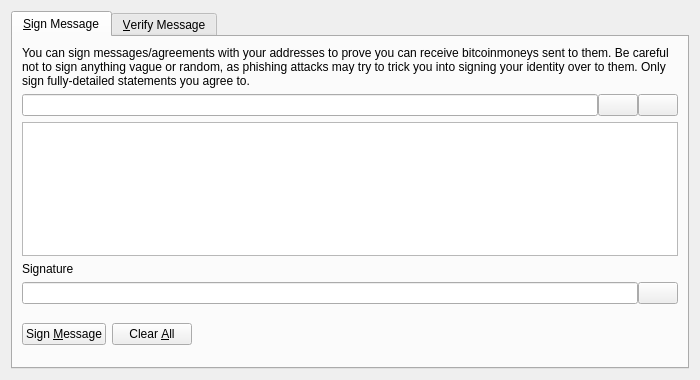
<?xml version="1.0" encoding="UTF-8"?>
<ui version="4.0">
 <class>SignVerifyMessageDialog</class>
 <widget class="QDialog" name="SignVerifyMessageDialog">
  <property name="geometry">
   <rect>
    <x>0</x>
    <y>0</y>
    <width>700</width>
    <height>380</height>
   </rect>
  </property>
  <property name="windowTitle">
   <string>Signatures - Sign / Verify a Message</string>
  </property>
  <property name="modal">
   <bool>true</bool>
  </property>
  <layout class="QVBoxLayout" name="verticalLayout">
   <item>
    <widget class="QTabWidget" name="tabWidget">
     <property name="currentIndex">
      <number>0</number>
     </property>
     <widget class="QWidget" name="tabSignMessage">
      <attribute name="title">
       <string>&amp;Sign Message</string>
      </attribute>
      <layout class="QVBoxLayout" name="verticalLayout_SM">
       <item>
        <widget class="QLabel" name="infoLabel_SM">
         <property name="text">
          <string>You can sign messages/agreements with your addresses to prove you can receive bitcoinmoneys sent to them. Be careful not to sign anything vague or random, as phishing attacks may try to trick you into signing your identity over to them. Only sign fully-detailed statements you agree to.</string>
         </property>
         <property name="textFormat">
          <enum>Qt::PlainText</enum>
         </property>
         <property name="wordWrap">
          <bool>true</bool>
         </property>
        </widget>
       </item>
       <item>
        <layout class="QHBoxLayout" name="horizontalLayout_1_SM">
         <property name="spacing">
          <number>0</number>
         </property>
         <item>
          <widget class="QValidatedLineEdit" name="addressIn_SM">
           <property name="toolTip">
            <string>The BitcoinMoney address to sign the message with</string>
           </property>
          </widget>
         </item>
         <item>
          <widget class="QPushButton" name="addressBookButton_SM">
           <property name="toolTip">
            <string>Choose previously used address</string>
           </property>
           <property name="text">
            <string/>
           </property>
           <property name="icon">
            <iconset resource="../bitcoin.qrc">
             <normaloff>:/icons/address-book</normaloff>:/icons/address-book</iconset>
           </property>
           <property name="shortcut">
            <string>Alt+A</string>
           </property>
           <property name="autoDefault">
            <bool>false</bool>
           </property>
          </widget>
         </item>
         <item>
          <widget class="QPushButton" name="pasteButton_SM">
           <property name="toolTip">
            <string>Paste address from clipboard</string>
           </property>
           <property name="text">
            <string/>
           </property>
           <property name="icon">
            <iconset resource="../bitcoin.qrc">
             <normaloff>:/icons/editpaste</normaloff>:/icons/editpaste</iconset>
           </property>
           <property name="shortcut">
            <string>Alt+P</string>
           </property>
           <property name="autoDefault">
            <bool>false</bool>
           </property>
          </widget>
         </item>
        </layout>
       </item>
       <item>
        <widget class="QPlainTextEdit" name="messageIn_SM">
         <property name="toolTip">
          <string>Enter the message you want to sign here</string>
         </property>
        </widget>
       </item>
       <item>
        <widget class="QLabel" name="signatureLabel_SM">
         <property name="text">
          <string>Signature</string>
         </property>
         <property name="textFormat">
          <enum>Qt::PlainText</enum>
         </property>
        </widget>
       </item>
       <item>
        <layout class="QHBoxLayout" name="horizontalLayout_2_SM">
         <property name="spacing">
          <number>0</number>
         </property>
         <item>
          <widget class="QLineEdit" name="signatureOut_SM">
           <property name="font">
            <font>
             <italic>true</italic>
            </font>
           </property>
           <property name="readOnly">
            <bool>true</bool>
           </property>
          </widget>
         </item>
         <item>
          <widget class="QPushButton" name="copySignatureButton_SM">
           <property name="toolTip">
            <string>Copy the current signature to the system clipboard</string>
           </property>
           <property name="text">
            <string/>
           </property>
           <property name="icon">
            <iconset resource="../bitcoin.qrc">
             <normaloff>:/icons/editcopy</normaloff>:/icons/editcopy</iconset>
           </property>
           <property name="autoDefault">
            <bool>false</bool>
           </property>
          </widget>
         </item>
        </layout>
       </item>
       <item>
        <layout class="QHBoxLayout" name="horizontalLayout_3_SM">
         <item>
          <widget class="QPushButton" name="signMessageButton_SM">
           <property name="toolTip">
            <string>Sign the message to prove you own this BitcoinMoney address</string>
           </property>
           <property name="text">
            <string>Sign &amp;Message</string>
           </property>
           <property name="icon">
            <iconset resource="../bitcoin.qrc">
             <normaloff>:/icons/edit</normaloff>:/icons/edit</iconset>
           </property>
           <property name="autoDefault">
            <bool>false</bool>
           </property>
          </widget>
         </item>
         <item>
          <widget class="QPushButton" name="clearButton_SM">
           <property name="toolTip">
            <string>Reset all sign message fields</string>
           </property>
           <property name="text">
            <string>Clear &amp;All</string>
           </property>
           <property name="icon">
            <iconset resource="../bitcoin.qrc">
             <normaloff>:/icons/remove</normaloff>:/icons/remove</iconset>
           </property>
           <property name="autoDefault">
            <bool>false</bool>
           </property>
          </widget>
         </item>
         <item>
          <spacer name="horizontalSpacer_1_SM">
           <property name="orientation">
            <enum>Qt::Horizontal</enum>
           </property>
           <property name="sizeHint" stdset="0">
            <size>
             <width>40</width>
             <height>48</height>
            </size>
           </property>
          </spacer>
         </item>
         <item>
          <widget class="QLabel" name="statusLabel_SM">
           <property name="font">
            <font>
             <weight>75</weight>
             <bold>true</bold>
            </font>
           </property>
           <property name="text">
            <string/>
           </property>
           <property name="wordWrap">
            <bool>true</bool>
           </property>
          </widget>
         </item>
         <item>
          <spacer name="horizontalSpacer_2_SM">
           <property name="orientation">
            <enum>Qt::Horizontal</enum>
           </property>
           <property name="sizeHint" stdset="0">
            <size>
             <width>40</width>
             <height>48</height>
            </size>
           </property>
          </spacer>
         </item>
        </layout>
       </item>
      </layout>
     </widget>
     <widget class="QWidget" name="tabVerifyMessage">
      <attribute name="title">
       <string>&amp;Verify Message</string>
      </attribute>
      <layout class="QVBoxLayout" name="verticalLayout_VM">
       <item>
        <widget class="QLabel" name="infoLabel_VM">
         <property name="text">
          <string>Enter the receiver's address, message (ensure you copy line breaks, spaces, tabs, etc. exactly) and signature below to verify the message. Be careful not to read more into the signature than what is in the signed message itself, to avoid being tricked by a man-in-the-middle attack. Note that this only proves the signing party receives with the address, it cannot prove sendership of any transaction!</string>
         </property>
         <property name="textFormat">
          <enum>Qt::PlainText</enum>
         </property>
         <property name="alignment">
          <set>Qt::AlignLeading|Qt::AlignLeft|Qt::AlignTop</set>
         </property>
         <property name="wordWrap">
          <bool>true</bool>
         </property>
        </widget>
       </item>
       <item>
        <layout class="QHBoxLayout" name="horizontalLayout_1_VM">
         <property name="spacing">
          <number>0</number>
         </property>
         <item>
          <widget class="QValidatedLineEdit" name="addressIn_VM">
           <property name="toolTip">
            <string>The BitcoinMoney address the message was signed with</string>
           </property>
          </widget>
         </item>
         <item>
          <widget class="QPushButton" name="addressBookButton_VM">
           <property name="toolTip">
            <string>Choose previously used address</string>
           </property>
           <property name="text">
            <string/>
           </property>
           <property name="icon">
            <iconset resource="../bitcoin.qrc">
             <normaloff>:/icons/address-book</normaloff>:/icons/address-book</iconset>
           </property>
           <property name="shortcut">
            <string>Alt+A</string>
           </property>
           <property name="autoDefault">
            <bool>false</bool>
           </property>
          </widget>
         </item>
        </layout>
       </item>
       <item>
        <widget class="QPlainTextEdit" name="messageIn_VM"/>
       </item>
       <item>
        <widget class="QValidatedLineEdit" name="signatureIn_VM"/>
       </item>
       <item>
        <layout class="QHBoxLayout" name="horizontalLayout_2_VM">
         <item>
          <widget class="QPushButton" name="verifyMessageButton_VM">
           <property name="toolTip">
            <string>Verify the message to ensure it was signed with the specified BitcoinMoney address</string>
           </property>
           <property name="text">
            <string>Verify &amp;Message</string>
           </property>
           <property name="icon">
            <iconset resource="../bitcoin.qrc">
             <normaloff>:/icons/transaction_0</normaloff>:/icons/transaction_0</iconset>
           </property>
           <property name="autoDefault">
            <bool>false</bool>
           </property>
          </widget>
         </item>
         <item>
          <widget class="QPushButton" name="clearButton_VM">
           <property name="toolTip">
            <string>Reset all verify message fields</string>
           </property>
           <property name="text">
            <string>Clear &amp;All</string>
           </property>
           <property name="icon">
            <iconset resource="../bitcoin.qrc">
             <normaloff>:/icons/remove</normaloff>:/icons/remove</iconset>
           </property>
           <property name="autoDefault">
            <bool>false</bool>
           </property>
          </widget>
         </item>
         <item>
          <spacer name="horizontalSpacer_1_VM">
           <property name="orientation">
            <enum>Qt::Horizontal</enum>
           </property>
           <property name="sizeHint" stdset="0">
            <size>
             <width>40</width>
             <height>48</height>
            </size>
           </property>
          </spacer>
         </item>
         <item>
          <widget class="QLabel" name="statusLabel_VM">
           <property name="font">
            <font>
             <weight>75</weight>
             <bold>true</bold>
            </font>
           </property>
           <property name="text">
            <string/>
           </property>
           <property name="wordWrap">
            <bool>true</bool>
           </property>
          </widget>
         </item>
         <item>
          <spacer name="horizontalSpacer_2_VM">
           <property name="orientation">
            <enum>Qt::Horizontal</enum>
           </property>
           <property name="sizeHint" stdset="0">
            <size>
             <width>40</width>
             <height>48</height>
            </size>
           </property>
          </spacer>
         </item>
        </layout>
       </item>
      </layout>
     </widget>
    </widget>
   </item>
  </layout>
 </widget>
 <customwidgets>
  <customwidget>
   <class>QValidatedLineEdit</class>
   <extends>QLineEdit</extends>
   <header>qt/qvalidatedlineedit.h</header>
  </customwidget>
 </customwidgets>
 <resources>
  <include location="../bitcoin.qrc"/>
 </resources>
 <connections/>
</ui>
